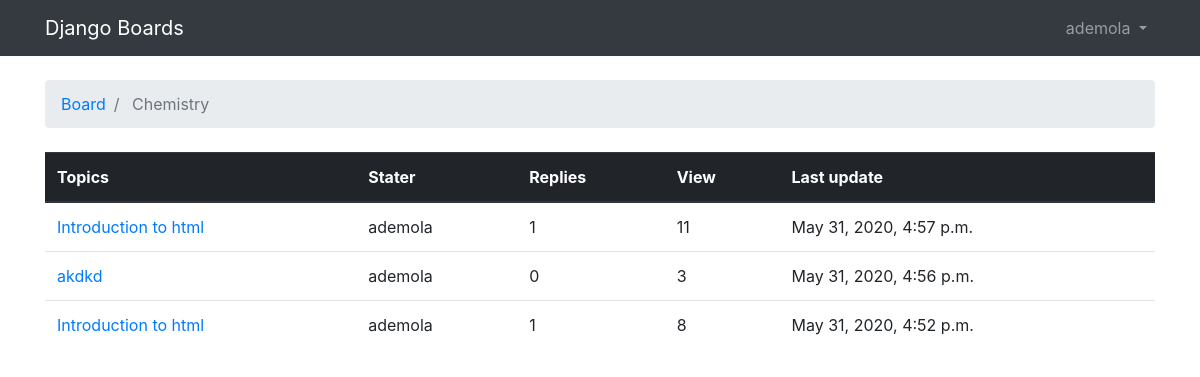
/boards/1/ (signed in), run on the app's committed database.
### boards/models.py (models this page shows, shortened)
class Board(models.Model):
    name = models.CharField(max_length=30, unique=True)
    description = models.CharField(max_length=100)

class Topic(models.Model):
    subject = models.CharField(max_length=255)
    last_updated = models.DateTimeField(auto_now_add=True)
    boards = models.ForeignKey(Board,on_delete=models.CASCADE,null=True, related_name="topics")
    starter = models.ForeignKey(User,on_delete=models.CASCADE,null=True, related_name = "topics")
    views = models.PositiveIntegerField(default=0)

### boards/views.py (the view)
@login_required
def board_topics(request,pk):
   boards = get_object_or_404(Board,pk=pk)
   topics = boards.topics.order_by('-last_updated').annotate(replies=Count('posts') - 1)
   return render(request, "boards/topics.html",{"boards":boards,"topics":topics})

### boards/Templates/boards/topics.html (shortened to what this page needs)
{% extends "boards/Base.html" %}
  {% block breadcrumb %}
          <li class="breadcrumb-item">
            <a href="{% url 'home' %}"> Board</a>
          </li>
        <li class="breadcrumb-item active">
            {{boards.name}}
        </li>
      {% endblock %}
      {% block content %}
      <table class="table">
        <thead class="thead-dark">
         <tr>
           <th>
             Topics
           </th> <th> Stater</th> <th>
             Replies</th> <th> View</th> <th> Last update</th>
         </tr>
        </thead>
        <tbody>
          {% for topic in topics  %}
          <tr>
            <td> <a href="{% url 'topic_posts' boards.pk topic.pk %}">{{topic.subject}}</a></td>
            <td>{{ topic.starter.username }}</td>
            <td>{{ topic.replies }}</td>
            <td> {{topic.views}} </td>
            <td>{{ topic.last_updated }}</td>
          </tr>
        {% endfor %}
        </tbody>
      </table>
</body>
{% endblock %}

### boards/Templates/boards/Base.html (shortened to what this page needs)
{% load static %}
<!DOCTYPE html>
<html lang="en">
<head>
    <link rel="stylesheet" href="{% static 'boards/bootstrap.min.css' %}">
</head>
<body> <header>
                <nav class="navbar navbar-expand-sm navbar-dark bg-dark">
                    <div class="container">
                      <a class="navbar-brand" href="{% url 'home' %}">Django Boards</a>
                      <div class="collapse navbar-collapse" id="mainMenu">
                        {% if user.is_authenticated %}
                        <ul class="navbar-nav ml-auto">
                  <li class="nav-item dropdown">
                    <a class="nav-link dropdown-toggle" href="#" id="userMenu" data-toggle="dropdown" aria-haspopup="true" aria-expanded="false">
                      {{ user.username }}
                    </a>
</li>
            </ul>
{% else %}
<form class="form-inline ml-auto">
    <a href="{% url 'login' %}" class="btn btn-outline-secondary"> Login</a>
    <a href="{% url 'sign-up' %}" class="btn btn-primary ml-2"> Sign up</a>
</form>
{% endif %}</div>
    </nav>
</header>
    <div class="container">
        <ol class="breadcrumb my-4">
           {% block breadcrumb %}
           {% endblock %}
        </ol>
        {%block content%}
        {% endblock %}
</body>
</html>

### data on the page
Board: name "Chemistry"
Topic: subject "Introduction to html", starter.username "ademola", replies "1", views "11", last_updated "May 31, 2020, 4:57 p.m."
Topic: subject "akdkd", starter.username "ademola", replies "0", views "3", last_updated "May 31, 2020, 4:56 p.m."
Topic: subject "Introduction to html", starter.username "ademola", replies "1", views "8", last_updated "May 31, 2020, 4:52 p.m."

### other printed values
{{ user.username }} "ademola"
